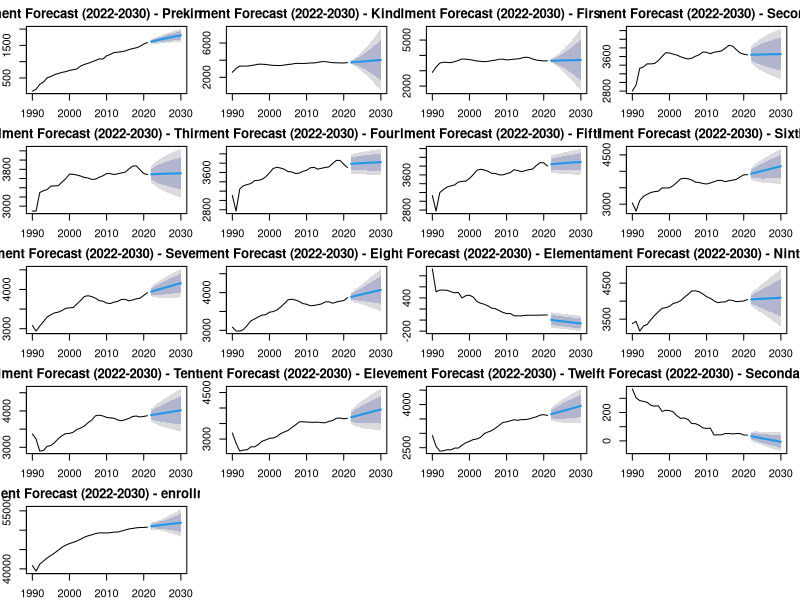

Reproduce this figure in R.
# Load packages
library(readxl)
library(forecast)

# Load data
enrollment <- read_excel(
  "tabn203.10.xlsx",
  sheet = "Digest 2022 Table 203.10",
  range = "A4:U38",
  col_types = c(
    "text",
    "skip",
    "skip",
    "numeric",
    "skip",
    "numeric",
    "numeric",
    "numeric",
    "numeric",
    "numeric",
    "numeric",
    "numeric",
    "numeric",
    "numeric",
    "numeric",
    "skip",
    "numeric",
    "numeric",
    "numeric",
    "numeric",
    "numeric"
  )
)

# Rename columns
colnames(enrollment) <-
  c(
    "Year",
    "Prekindergarten",
    "Kindergarten",
    "First_grade",
    "Second_grade",
    "Third_grade",
    "Fourth_grade",
    "Fifth_grade",
    "Sixth_grade",
    "Seventh_grade",
    "Eighth_grade",
    "Elementary_ungraded",
    "Ninth_grade",
    "Tenth_grade",
    "Eleventh_grade",
    "Twelfth_grade",
    "Secondary_ungraded"
  )

# Calculate enrollment total
enrollment$enrollment_total <-
  rowSums(enrollment[,-1], na.rm = TRUE)

# Function to forecast enrollment for a specific grade level
forecast_grade_level <- function(grade_level) {
  # Prepare the time series data
  enrollment_ts <-
    ts(
      enrollment[[grade_level]],
      start = 1990,
      end = 2021,
      frequency = 1
    )
  
  # Specify and fit the AAN exponential smoothing model
  cat("Model: AAN -", grade_level, "\n")
  enrollment_model <- ets(enrollment_ts, model = "AAN")
  
  # Make predictions for 2022 to 2030
  enrollment_forecast <- forecast(enrollment_model, h = 9)
  
  # Return the forecast
  return(list(mean = enrollment_forecast$mean, forecast = enrollment_forecast))
}

# Forecast enrollment for each grade level and enrollment total
grade_levels <-
  c(
    "Prekindergarten",
    "Kindergarten",
    "First_grade",
    "Second_grade",
    "Third_grade",
    "Fourth_grade",
    "Fifth_grade",
    "Sixth_grade",
    "Seventh_grade",
    "Eighth_grade",
    "Elementary_ungraded",
    "Ninth_grade",
    "Tenth_grade",
    "Eleventh_grade",
    "Twelfth_grade",
    "Secondary_ungraded",
    "enrollment_total"
  )

forecasts <- lapply(grade_levels, forecast_grade_level)

# Create a data frame with the forecasts
forecast_table <- data.frame(cbind(
  Year = 2022:2030,
  do.call(cbind, lapply(forecasts, function(x) x$mean))
))

colnames(forecast_table)[-1] <- grade_levels

# Print the forecast table
print(forecast_table)

# Adjust plot margins
par(mar = c(2, 2, 2, 1))

# Plot the forecasts
par(mfrow = c(5, 4))
for (i in 1:length(forecasts)) {
  plot(
    forecasts[[i]]$forecast,
    main = paste("Enrollment Forecast (2022-2030) -", grade_levels[i])
  )
}